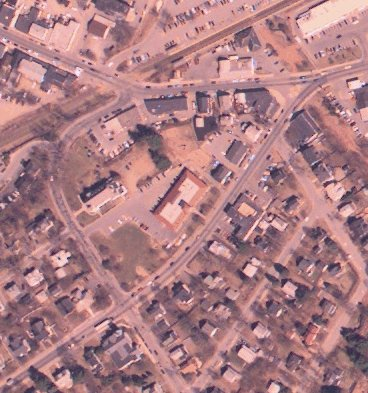
#> input picture imgs/reference1.jpg, 368 x 393 px
$ python sift_manual.py
#> lines starting #> are read from the running program, lines starting #| are printed output that depends on the picture; long printed decimals are rounded
import cv2
import numpy as np
import matplotlib.pyplot as plt

from imageio import imread, imwrite
from skimage import color
from skimage.transform import resize, rescale, downscale_local_mean
from scipy.ndimage.filters import gaussian_filter

ref_img_name = 'imgs/reference1.jpg'
ali_img_name = 'imgs/aligned1.jpg'
tmp_img_name = 'imgs/tmp.jpg'

sig = 1.6
n_octaves = 4
n_dogs = 2
k = 2 ** (1 / n_dogs)

def summarize_img(img, name='img'):
    print('** Summary of image: {} **'.format(name))
    print('Shape: {}'.format(img.shape))
    print('Dtype: {}'.format(img.dtype))
    print('Min: {}'.format(np.min(img)))
    print('Max: {}'.format(np.max(img)))
    print('Mean: {}'.format(np.mean(img)))
    print('Std: {}'.format(np.std(img)))
    print('\n')

def stretch_lims(x, lims=[0, 1]):
    x = (x - np.min(x)) / (np.max(x) - np.min(x))
    return x * (lims[1] - lims[0]) + lims[0]

def to_uint8(img):
    return stretch_lims(img, lims=[0, 255]).astype('uint8')

def build_dog_pyramid(img, sigma=1, n_dogs=2, n_octaves=2):
    img_shape = (img.shape[0], img.shape[1])
    img = rescale(img, 2)
    pyramid = np.ndarray(
        [img_shape[0], img_shape[1], n_dogs * n_octaves],
        dtype=img.dtype)
    lvl_idx = 0
    for i in range(n_octaves):
        print("octave: {}".format(i))
        for j in range(n_dogs):
            print("k: {}".format(k ** (j + 1)))
            gauss_img1 = gaussian_filter(img, sigma=sigma * k ** j)
            gauss_img2 = gaussian_filter(img, sigma=sigma * k ** (j + 1))
            dog_img = gauss_img2 - gauss_img1
            pyramid[:, :, lvl_idx] = resize(dog_img, img_shape)
            lvl_idx = lvl_idx + 1

        summarize_img(img)
        img = downscale_local_mean(img, (2, 2))
        # img = resize(img, [x // 2 for x in img.shape[0:2]], interp='bilinear')
        # img = rescale(img, 0.5, anti_aliasing=True)

    return pyramid

# load image
ref_img = imread(ref_img_name)
#> ref_img is the input picture: shape (393, 368, 3); mean R, G, B 172.6, 126.6, 132.5
ref_gray = color.rgb2gray(ref_img)
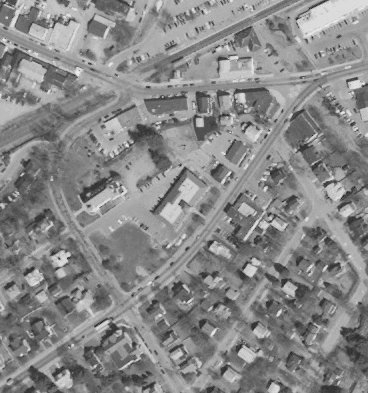
#> ref_gray: shape (393, 368) float64; min 0.102, max 0.961, mean 0.536
summarize_img(ref_gray, name='ref_gray')
#| Shape: (393, 368)
#| Dtype: float64
#| Min: 0.1019
#| Max: 0.9607
#| Mean: 0.5364
#| Std: 0.1378

# build dog pyramid
pyramid = build_dog_pyramid(ref_gray, sigma=sig, n_dogs=n_dogs, n_octaves=n_octaves)
#> the loop in build_dog_pyramid, `for i in range(n_octaves):` made 4 passes
#> (printed output is left out)
#> pass 2, in build_dog_pyramid, `img = downscale_local_mean(img, (2, 2))`:
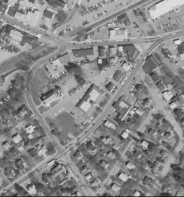
#> img: shape (197, 184) float64; min 0.106, max 0.908, mean 0.535
#> pass 3, in build_dog_pyramid, `img = downscale_local_mean(img, (2, 2))`:
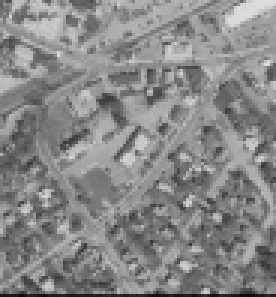
#> img: shape (99, 92) float64 (shown 3 times larger); min 0.0549, max 0.87, mean 0.532
#> after the loop in build_dog_pyramid, `for i in range(n_octaves):`:
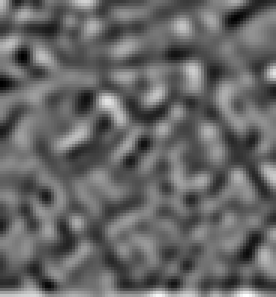
#> dog_img: shape (99, 92) float64 (shown 3 times larger); min -0.0469, max 0.0699, mean -2.4e-17; drawn with min black and max white
#> after the loop in build_dog_pyramid, `for i in range(n_octaves):`:
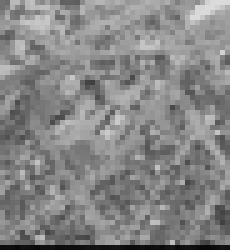
#> img: shape (50, 46) float64 (shown 5 times larger); min 0.0275, max 0.862, mean 0.527
#> after the loop in build_dog_pyramid, `for i in range(n_octaves):`: lvl_idx = 8
print('# octaves: {}'.format(n_octaves))
print('# dogs: {}'.format(n_dogs))

def display_pyramid(pyramid, n_rows, n_cols):
    for i in range(pyramid.shape[-1]):
        plt.subplot(n_rows, n_cols, i + 1)
        plt.imshow(pyramid[:, :, i])
        sig1 = sig * k**i
        sig2 = sig * k**(i + 1)
        plt.title('G(x, y, {:.2f}) - G(x, y, {:.2f})'.format(sig2, sig1))
    plt.show()

display_pyramid(pyramid, n_dogs, n_octaves)
#> in display_pyramid, `plt.show()`:
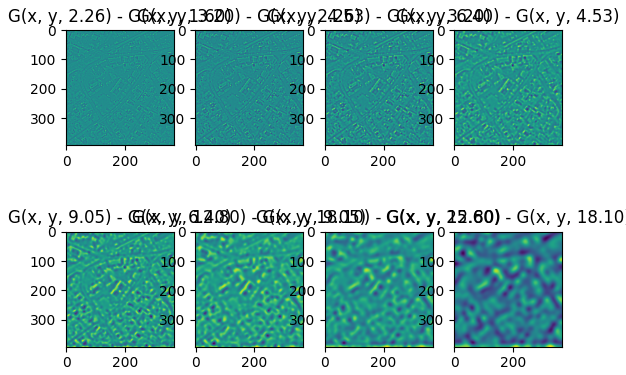
#> figure drawn by matplotlib, 8 panels

# save output
out_img = pyramid[:, :, 0]
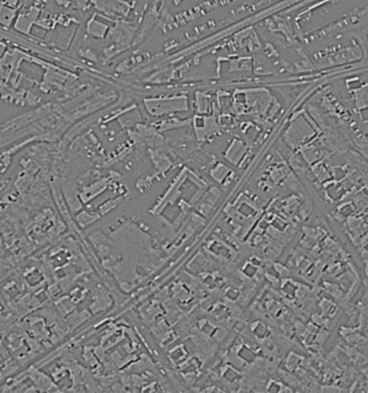
#> out_img: shape (393, 368) float64; min -0.067, max 0.0703, mean -4.41e-08; drawn with min black and max white
summarize_img(out_img, 'out_img')
#| Shape: (393, 368)
#| Dtype: float64
#| Min: -0.06705
#| Max: 0.07032
#| Mean: -4.406528240825521e-08
#| Std: 0.01056
imwrite(tmp_img_name, to_uint8(out_img))
